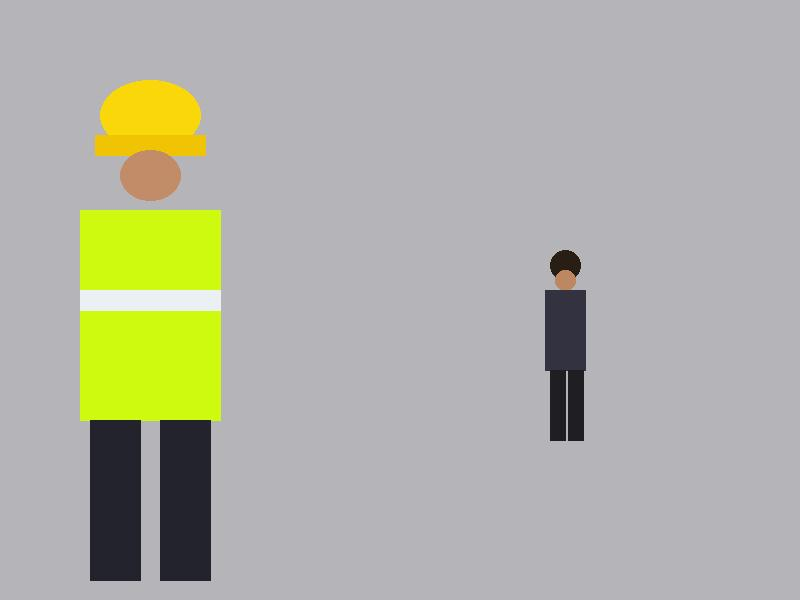

This figure's Python source:
from PIL import Image, ImageDraw
import sys, asyncio, json
sys.path.append('backend/ai-service')
from main import ppe_detect
from fastapi import UploadFile
import io

# Create Multi-person and distance test image
img_multi = Image.new('RGB', (800, 600), color=(180, 180, 185))
draw = ImageDraw.Draw(img_multi)

# Person 1 (Foreground worker, fully compliant)
# Yellow Helmet
draw.ellipse([100, 80, 200, 150], fill=(250, 215, 10))
draw.rectangle([95, 135, 205, 155], fill=(240, 195, 5))
# Face
draw.ellipse([120, 150, 180, 200], fill=(195, 140, 105))
# Hi-Vis Lime-Yellow Vest
draw.rectangle([80, 210, 220, 420], fill=(205, 250, 15))
draw.rectangle([80, 290, 220, 310], fill=(235, 240, 245))
draw.rectangle([90, 420, 140, 580], fill=(35, 35, 45))
draw.rectangle([160, 420, 210, 580], fill=(35, 35, 45))

# Person 2 (Distant background worker, non-compliant, tiny silhouette)
draw.ellipse([550, 250, 580, 280], fill=(40, 30, 20)) # hair
draw.ellipse([555, 270, 575, 290], fill=(190, 135, 100)) # face
draw.rectangle([545, 290, 585, 370], fill=(50, 50, 65)) # dark civilian clothes
draw.rectangle([550, 370, 565, 440], fill=(30, 30, 35))
draw.rectangle([568, 370, 583, 440], fill=(30, 30, 35))

img_multi.save('scratch/test_multi_distance.jpg')

async def run():
    with open('scratch/test_multi_distance.jpg', 'rb') as f:
        data = f.read()
    file = UploadFile(filename='test_multi_distance.jpg', file=io.BytesIO(data))
    res = await ppe_detect(file)
    print('=== Multi-Person / Distance Test ===')
    print('Status:', res['compliance_status'])
    print('Coverage:', res['coverage_metrics'])
    print('Detections:', json.dumps(res['detected_items'], indent=2))

if __name__ == '__main__':
    asyncio.run(run())
